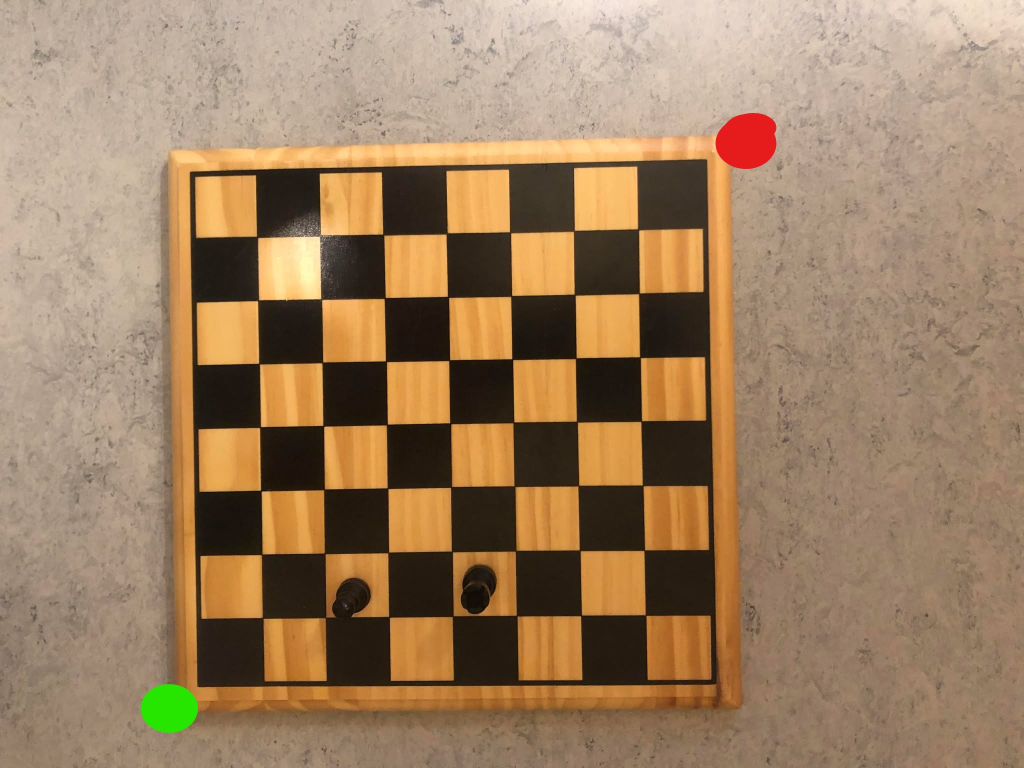
//> input picture SemesterProjekt 2/chessWithMarkedCornors.jpg, 2047 x 1536 px (shown at 1/2 size)
$ ./OpenCVtest   (built with g++ and OpenCV 4)
//> lines starting //> are read from the running program, lines starting //| are printed output that depends on the picture; pictures that were not available may be replaced by others from this repository, and a replacement may not be noted
//> further down, cheesWithMarkedCornors is the input picture: 1536 rows x 2047 cols, CV_8UC3; mean B, G, R 97.6, 128.4, 157.6
### SemesterProjekt 2/ImageFinder.h
#pragma once
#include <opencv2/opencv.hpp>


class ImageFinder
{
public:
	ImageFinder();
	void testStart();
	void findImageInImage(cv::Mat, cv::Mat, cv::Point2i&, cv::Mat);
	cv::Mat extractHueChannel(const cv::Mat& frame);
	void rotatePoint(cv::Point2i& point, cv::Point2i center, double angle);

	~ImageFinder();
};

### SemesterProjekt 2/HueDifferenceProcessor.h
#include <opencv2/opencv.hpp>
#include <string>
#include <vector>

class HueDifferenceProcessor {
private:
    cv::VideoCapture cap;
    cv::Mat lastFrame, lastHue;
    const std::string windowName = "Webcam Feed";

public:
    HueDifferenceProcessor();  // Constructor declaration
    ~HueDifferenceProcessor();  // Destructor declaration

    cv::Mat captureFrame();  // Function declarations
    cv::Mat extractHueChannel(const cv::Mat& frame);
    cv::Mat computeHueDifference(const cv::Mat& hue1, const cv::Mat& hue2);
    cv::Mat resizeToWidth(const cv::Mat& img, int newWidth);
    void processFrames();
};

### SemesterProjekt 2/ImageFinder.cpp
#include "ImageFinder.h"
#include <opencv2/opencv.hpp>
#include <iostream>
#include <string>

ImageFinder::ImageFinder() {}

void ImageFinder::testStart() {
    // Open webcam once
    cv::VideoCapture cap(0);
    if (!cap.isOpened()) {
        throw std::runtime_error("Error: Could not open the cam.");
    }

    // Load reference images
    cv::Mat greenCircle = cv::imread("greenCircle.png", cv::IMREAD_COLOR);
    cv::Mat redCircle = cv::imread("redCircle.png", cv::IMREAD_COLOR);
    cv::Mat mask = cv::imread("circleMask.png", cv::IMREAD_GRAYSCALE);
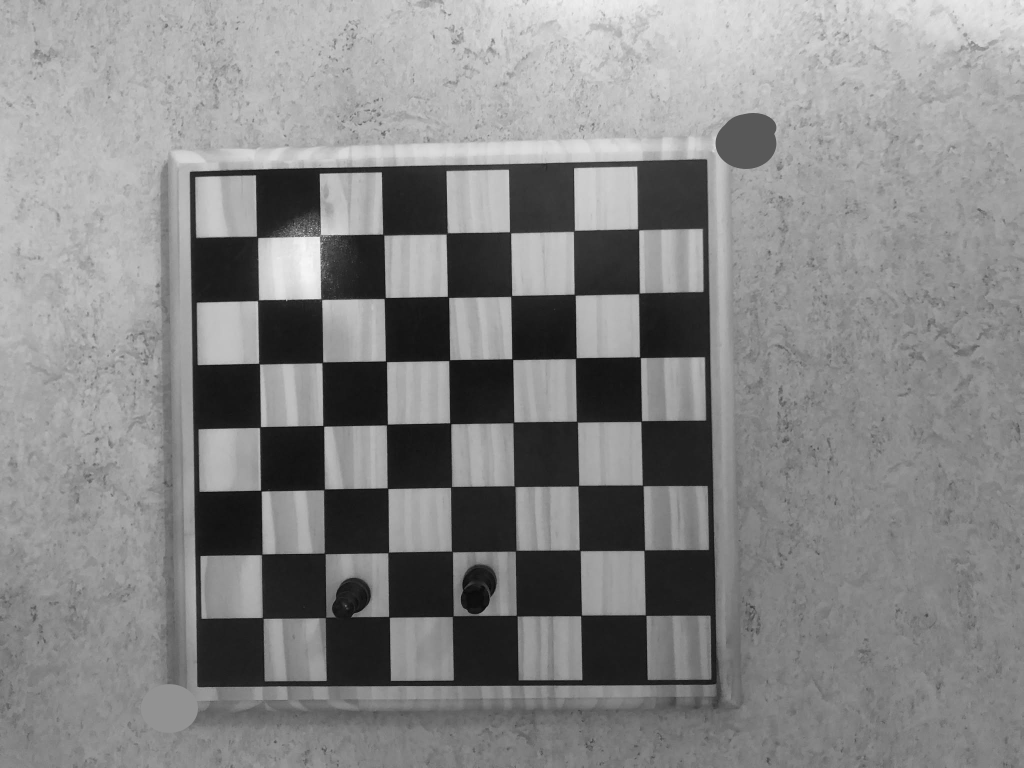
//> mask: 1536 rows x 2047 cols, CV_8UC1 (shown at 1/2 size); min 0, max 248, mean 133.6
    float imageScale = 0.5;
    cv::resize(greenCircle, greenCircle, cv::Size(), imageScale, imageScale, cv::INTER_LINEAR);
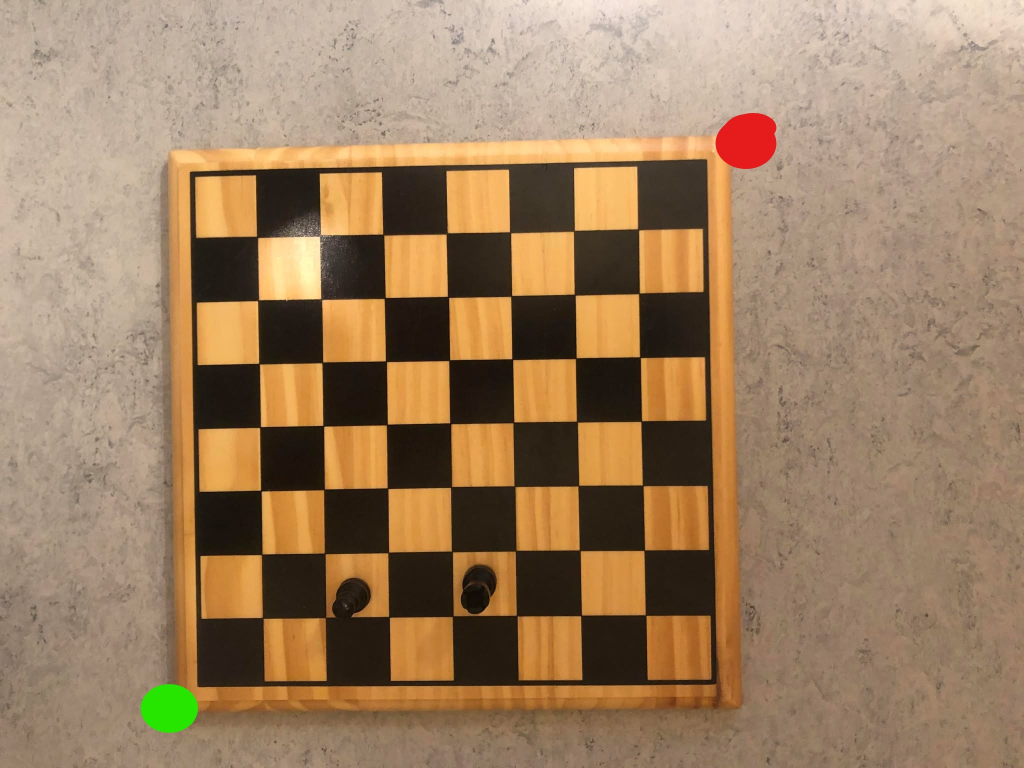
//> greenCircle: 768 rows x 1024 cols, CV_8UC3; mean B, G, R 97.8, 128.5, 157.7
    cv::resize(redCircle, redCircle, cv::Size(), imageScale, imageScale, cv::INTER_LINEAR);
    cv::resize(mask, mask, cv::Size(), imageScale, imageScale, cv::INTER_LINEAR);
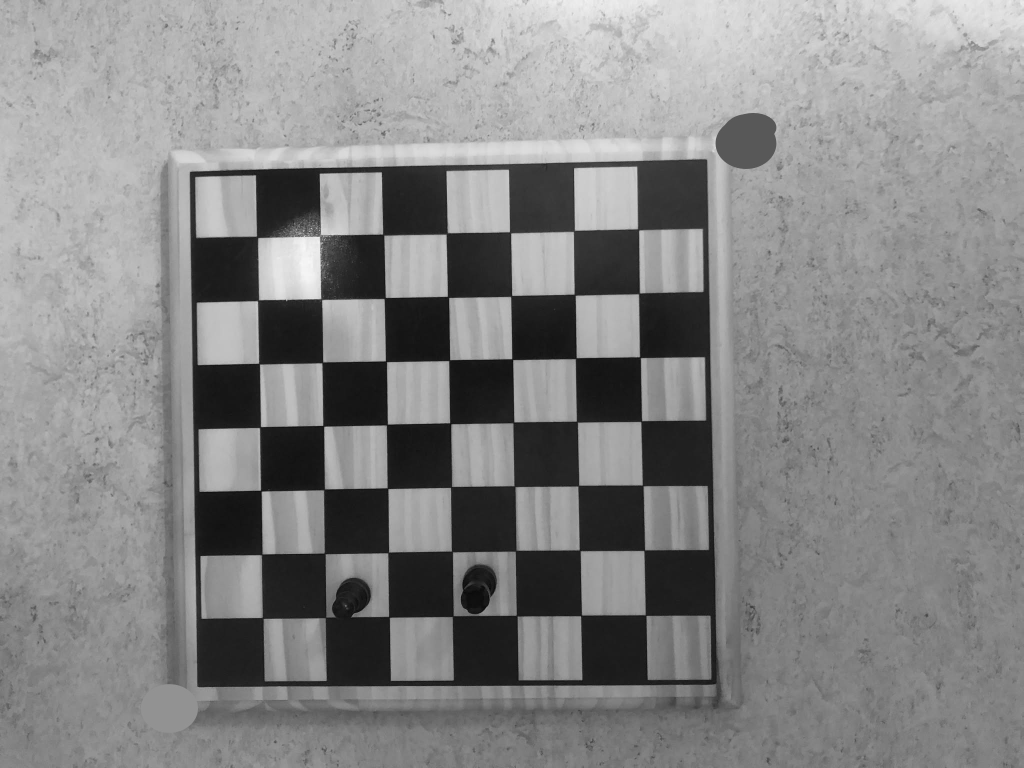
//> mask: 768 rows x 1024 cols, CV_8UC1; min 8, max 248, mean 133.8


    if (greenCircle.empty() || redCircle.empty()) {
        throw std::runtime_error("Error: Could not load the reference images.");
    }

    cv::Point2i greenBallPoint(0, 0);

    cv::namedWindow("Webcam", cv::WINDOW_AUTOSIZE);

    while (true) {
        cv::Mat frame;
        cap >> frame;  // Capture frame
        if (frame.empty()) break;

        // Find green circle in the frame
//> (the run ends here: the program needs code that is not available in this run, at `findImageInImage(greenCircle, frame, greenBallPoint, mask, "test", bgr..`)
